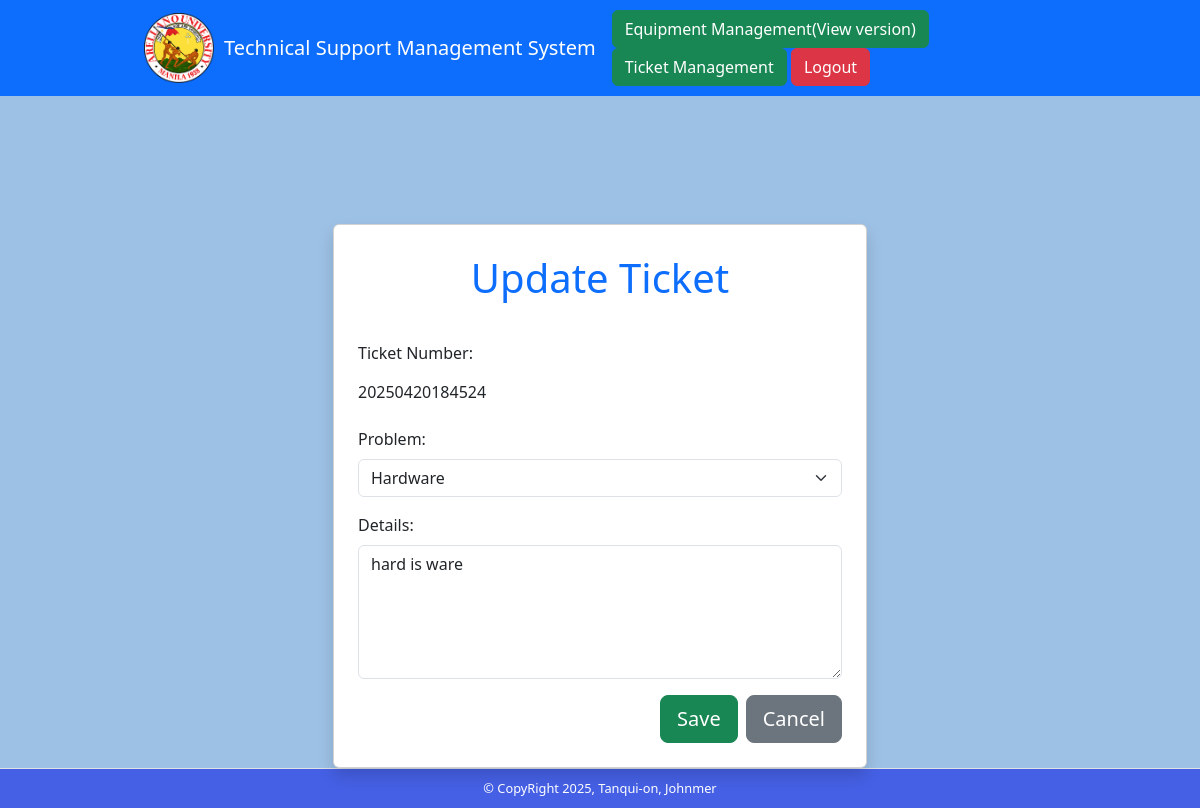
The app's page /update-ticket.php?ticketnumber=20250420184524 (signed in) with its own data.
### tables this page shows
CREATE TABLE `tbltickets` (
  `ticketnumber` varchar(50) NOT NULL,
  `problem` varchar(50) NOT NULL,
  `details` varchar(50) NOT NULL,
  `status` varchar(50) NOT NULL,
  `createdby` varchar(50) NOT NULL,
  `datecreated` varchar(50) NOT NULL,
  `assignedto` varchar(255) DEFAULT NULL,
  `dateassigned` varchar(50) NOT NULL,
  `datecompleted` varchar(50) NOT NULL,
  `approvedby` varchar(50) NOT NULL,
  `dateapproved` varchar(50) NOT NULL
);

### update-ticket.php (the view, shortened to what this page needs)
<?php
require_once "config.php";
$ticket = [];
if (isset($_GET['ticketnumber']) && !empty(trim($_GET['ticketnumber']))) {
    $sql = "SELECT * FROM tbltickets WHERE ticketnumber = ?";
    if ($stmt = mysqli_prepare($link, $sql)) {
        mysqli_stmt_bind_param($stmt, "s", $_GET['ticketnumber']);
        if (mysqli_stmt_execute($stmt)) {
            $result = mysqli_stmt_get_result($stmt);
            $ticket = mysqli_fetch_array($result, MYSQLI_ASSOC) ?? [];
        }
    }
}
?>
<!DOCTYPE html>
<html lang="en">
<head>
  <link href="https://cdn.jsdelivr.net/npm/bootstrap@5.3.2/dist/css/bootstrap.min.css" rel="stylesheet">
  <link rel="stylesheet" href="styles.css">
</head>
<body>
<nav class="navbar navbar-expand-lg navbar-dark bg-primary">
  <div class="container d-flex justify-content-between align-items-center">
      <div class="d-flex align-items-center">
          <a href="tickets-management.php">
              <img src="picture/Arellano_University_logo.png" style="height:70px; margin-right:10px;" alt="University Logo">
          </a>
          <a class="navbar-brand" href="#">Technical Support Management System</a>
      </div>
      <div>
        <a href="equipment-management-view.php" class="btn btn-success">Equipment Management(View version)</a>
        <a href="tickets-management.php" class="btn btn-success">Ticket Management</a>
        <a href="logout.php" class="btn btn-danger">Logout</a>
      </div>
  </div>
</nav>
 <main div class="container mt-5">
<div class="container mt-5">
  <div class="row justify-content-center" style="margin-top:80px;">
    <div class="col-md-6">
      <div class="card p-4 shadow">
        <h4 class="text-primary text-center mb-4">Update Ticket</h4>
        <form id="updateForm" action="<?= htmlspecialchars($_SERVER['REQUEST_URI']); ?>" method="POST">
          <div class="mb-3">
            <label class="form-label">Ticket Number:</label>
            <span class="form-control-plaintext"><?= $ticket['ticketnumber'] ?? ''; ?></span>
          </div>
          <div class="mb-3">
            <label class="form-label">Problem:</label>
            <select name="cmbproblem" class="form-select" required>
              <option value="Hardware" <?= (isset($ticket['problem']) && $ticket['problem'] == "Hardware") ? "selected" : ""; ?>>Hardware</option>
            </select>
          </div>
          <div class="mb-3">
            <label class="form-label">Details:</label>
            <textarea name="txtdetails" class="form-control" rows="5" placeholder="Enter ticket details" required><?= $ticket['details'] ?? ''; ?></textarea>
          </div>
          <div class="d-flex justify-content-end gap-2">
            <button type="submit" name="btnsubmit" class="btn btn-success btn-lg">Save</button>
            <a href="tickets-management.php" class="btn btn-secondary btn-lg">Cancel</a>
          </div>
        </form>
      </div>
    </div>
  </div>
</div>
</main>
<footer class="custom-footer text-center border-top">
  &copy; CopyRight 2025, Tanqui-on, Johnmer
</footer>
</body>
</html>

### styles.css (style rules this page uses)
body { background-color: rgba(81, 145, 209, 0.56); }
.navbar { padding: 10px 15px; }
.navbar .container { max-width: 80%; }
.navbar-brand { font-size: 20px; }
h4 { font-size: 40px; padding: 5px 10px 15px 10px; }
html, body { height: 100%; margin: 0; display: flex; flex-direction: column; }
main { flex: 1; }
.custom-footer { background-color:rgb(69, 96, 229); color: #fff; padding: 10px 0; font-size: 0.8rem; }

### records on screen
tbltickets: ticketnumber "20250420184524", cmbproblem "Hardware", txtdetails "hard is ware"
